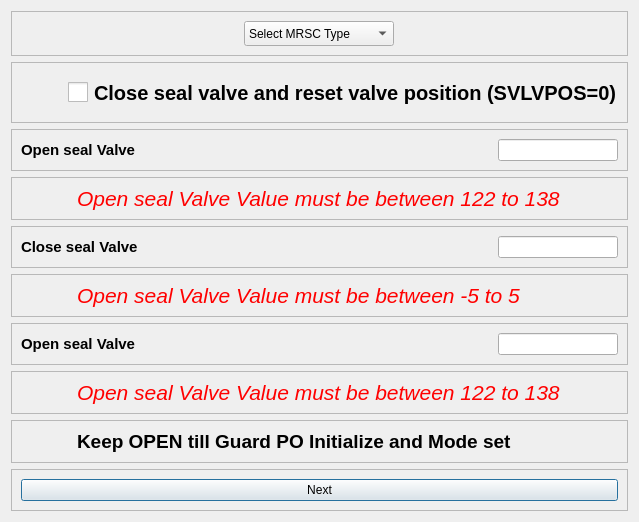
<?xml version="1.0" encoding="UTF-8"?>
<ui version="4.0">
 <class>Dialog</class>
 <widget class="QDialog" name="Dialog">
  <property name="geometry">
   <rect>
    <x>0</x>
    <y>0</y>
    <width>617</width>
    <height>517</height>
   </rect>
  </property>
  <property name="windowTitle">
   <string>Dialog</string>
  </property>
  <layout class="QVBoxLayout" name="verticalLayout">
   <item>
    <widget class="QFrame" name="frame_4">
     <property name="frameShape">
      <enum>QFrame::Shape::StyledPanel</enum>
     </property>
     <property name="frameShadow">
      <enum>QFrame::Shadow::Raised</enum>
     </property>
     <layout class="QHBoxLayout" name="horizontalLayout_4">
      <item>
       <widget class="QComboBox" name="comboBox">
        <property name="minimumSize">
         <size>
          <width>150</width>
          <height>25</height>
         </size>
        </property>
        <property name="maximumSize">
         <size>
          <width>150</width>
          <height>25</height>
         </size>
        </property>
        <item>
         <property name="text">
          <string>Select MRSC Type</string>
         </property>
        </item>
        <item>
         <property name="text">
          <string>Low Shock</string>
         </property>
        </item>
        <item>
         <property name="text">
          <string>Water Receptacle</string>
         </property>
        </item>
        <item>
         <property name="text">
          <string>Exit Port</string>
         </property>
        </item>
       </widget>
      </item>
     </layout>
    </widget>
   </item>
   <item>
    <widget class="QFrame" name="frame_5">
     <property name="frameShape">
      <enum>QFrame::Shape::StyledPanel</enum>
     </property>
     <property name="frameShadow">
      <enum>QFrame::Shadow::Raised</enum>
     </property>
     <layout class="QHBoxLayout" name="horizontalLayout_5">
      <item>
       <widget class="QLabel" name="label_23">
        <property name="minimumSize">
         <size>
          <width>41</width>
          <height>41</height>
         </size>
        </property>
        <property name="maximumSize">
         <size>
          <width>41</width>
          <height>41</height>
         </size>
        </property>
        <property name="text">
         <string/>
        </property>
        <property name="pixmap">
         <pixmap resource="../../Images.qrc">:/Icons/Icons/risk-icon.png</pixmap>
        </property>
        <property name="scaledContents">
         <bool>true</bool>
        </property>
       </widget>
      </item>
      <item>
       <widget class="QCheckBox" name="checkBox_1">
        <property name="enabled">
         <bool>true</bool>
        </property>
        <property name="styleSheet">
         <string notr="true">QCheckBox {
    font-size: 20px; /* Larger text */
	font-weight: bold;
}
QCheckBox::indicator {
    width: 20px; /* Larger checkbox square */
    height: 20px; /* Larger checkbox square */
}</string>
        </property>
        <property name="text">
         <string>Close seal valve and reset valve position (SVLVPOS=0)</string>
        </property>
       </widget>
      </item>
     </layout>
    </widget>
   </item>
   <item>
    <widget class="QFrame" name="frame">
     <property name="frameShape">
      <enum>QFrame::Shape::StyledPanel</enum>
     </property>
     <property name="frameShadow">
      <enum>QFrame::Shadow::Raised</enum>
     </property>
     <layout class="QHBoxLayout" name="horizontalLayout">
      <item>
       <widget class="QLabel" name="label_9">
        <property name="text">
         <string>&lt;html&gt;&lt;head/&gt;&lt;body&gt;&lt;p&gt;&lt;span style=&quot; font-size:11pt; font-weight:700;&quot;&gt;Open seal Valve&lt;/span&gt;&lt;/p&gt;&lt;/body&gt;&lt;/html&gt;</string>
        </property>
       </widget>
      </item>
      <item>
       <widget class="QLineEdit" name="lineEdit_6">
        <property name="minimumSize">
         <size>
          <width>0</width>
          <height>0</height>
         </size>
        </property>
        <property name="maximumSize">
         <size>
          <width>120</width>
          <height>16777215</height>
         </size>
        </property>
       </widget>
      </item>
     </layout>
    </widget>
   </item>
   <item>
    <widget class="QFrame" name="frame_15">
     <property name="frameShape">
      <enum>QFrame::Shape::StyledPanel</enum>
     </property>
     <property name="frameShadow">
      <enum>QFrame::Shadow::Raised</enum>
     </property>
     <layout class="QHBoxLayout" name="horizontalLayout_16">
      <property name="spacing">
       <number>15</number>
      </property>
      <property name="topMargin">
       <number>0</number>
      </property>
      <property name="bottomMargin">
       <number>0</number>
      </property>
      <item>
       <widget class="QLabel" name="label_17">
        <property name="minimumSize">
         <size>
          <width>41</width>
          <height>41</height>
         </size>
        </property>
        <property name="maximumSize">
         <size>
          <width>41</width>
          <height>41</height>
         </size>
        </property>
        <property name="text">
         <string/>
        </property>
        <property name="pixmap">
         <pixmap resource="../../Images.qrc">:/Icons/Icons/risk-icon.png</pixmap>
        </property>
        <property name="scaledContents">
         <bool>true</bool>
        </property>
       </widget>
      </item>
      <item>
       <widget class="QLabel" name="label_18">
        <property name="text">
         <string>&lt;html&gt;&lt;head/&gt;&lt;body&gt;&lt;p&gt;&lt;span style=&quot; font-size:16pt; font-style:italic; color:#ff0000;&quot;&gt;Open seal Valve Value must be between 122 to 138&lt;/span&gt;&lt;/p&gt;&lt;/body&gt;&lt;/html&gt;</string>
        </property>
       </widget>
      </item>
     </layout>
    </widget>
   </item>
   <item>
    <widget class="QFrame" name="frame_2">
     <property name="frameShape">
      <enum>QFrame::Shape::StyledPanel</enum>
     </property>
     <property name="frameShadow">
      <enum>QFrame::Shadow::Raised</enum>
     </property>
     <layout class="QHBoxLayout" name="horizontalLayout_2">
      <item>
       <widget class="QLabel" name="label_10">
        <property name="text">
         <string>&lt;html&gt;&lt;head/&gt;&lt;body&gt;&lt;p&gt;&lt;span style=&quot; font-size:11pt; font-weight:700;&quot;&gt;Close seal Valve&lt;/span&gt;&lt;/p&gt;&lt;/body&gt;&lt;/html&gt;</string>
        </property>
       </widget>
      </item>
      <item>
       <widget class="QLineEdit" name="lineEdit_7">
        <property name="minimumSize">
         <size>
          <width>0</width>
          <height>0</height>
         </size>
        </property>
        <property name="maximumSize">
         <size>
          <width>120</width>
          <height>16777215</height>
         </size>
        </property>
       </widget>
      </item>
     </layout>
    </widget>
   </item>
   <item>
    <widget class="QFrame" name="frame_16">
     <property name="frameShape">
      <enum>QFrame::Shape::StyledPanel</enum>
     </property>
     <property name="frameShadow">
      <enum>QFrame::Shadow::Raised</enum>
     </property>
     <layout class="QHBoxLayout" name="horizontalLayout_17">
      <property name="spacing">
       <number>15</number>
      </property>
      <property name="topMargin">
       <number>0</number>
      </property>
      <property name="bottomMargin">
       <number>0</number>
      </property>
      <item>
       <widget class="QLabel" name="label_19">
        <property name="minimumSize">
         <size>
          <width>41</width>
          <height>41</height>
         </size>
        </property>
        <property name="maximumSize">
         <size>
          <width>41</width>
          <height>41</height>
         </size>
        </property>
        <property name="text">
         <string/>
        </property>
        <property name="pixmap">
         <pixmap resource="../../Images.qrc">:/Icons/Icons/risk-icon.png</pixmap>
        </property>
        <property name="scaledContents">
         <bool>true</bool>
        </property>
       </widget>
      </item>
      <item>
       <widget class="QLabel" name="label_20">
        <property name="text">
         <string>&lt;html&gt;&lt;head/&gt;&lt;body&gt;&lt;p&gt;&lt;span style=&quot; font-size:16pt; font-style:italic; color:#ff0000;&quot;&gt;Open seal Valve Value must be between -5 to 5&lt;/span&gt;&lt;/p&gt;&lt;/body&gt;&lt;/html&gt;</string>
        </property>
       </widget>
      </item>
     </layout>
    </widget>
   </item>
   <item>
    <widget class="QFrame" name="frame_3">
     <property name="frameShape">
      <enum>QFrame::Shape::StyledPanel</enum>
     </property>
     <property name="frameShadow">
      <enum>QFrame::Shadow::Raised</enum>
     </property>
     <layout class="QHBoxLayout" name="horizontalLayout_3">
      <item>
       <widget class="QLabel" name="label_11">
        <property name="text">
         <string>&lt;html&gt;&lt;head/&gt;&lt;body&gt;&lt;p&gt;&lt;span style=&quot; font-size:11pt; font-weight:700;&quot;&gt;Open seal Valve&lt;/span&gt;&lt;/p&gt;&lt;/body&gt;&lt;/html&gt;</string>
        </property>
       </widget>
      </item>
      <item>
       <widget class="QLineEdit" name="lineEdit_8">
        <property name="minimumSize">
         <size>
          <width>0</width>
          <height>0</height>
         </size>
        </property>
        <property name="maximumSize">
         <size>
          <width>120</width>
          <height>16777215</height>
         </size>
        </property>
       </widget>
      </item>
     </layout>
    </widget>
   </item>
   <item>
    <widget class="QFrame" name="frame_17">
     <property name="frameShape">
      <enum>QFrame::Shape::StyledPanel</enum>
     </property>
     <property name="frameShadow">
      <enum>QFrame::Shadow::Raised</enum>
     </property>
     <layout class="QHBoxLayout" name="horizontalLayout_18">
      <property name="spacing">
       <number>15</number>
      </property>
      <property name="topMargin">
       <number>0</number>
      </property>
      <property name="bottomMargin">
       <number>0</number>
      </property>
      <item>
       <widget class="QLabel" name="label_21">
        <property name="minimumSize">
         <size>
          <width>41</width>
          <height>41</height>
         </size>
        </property>
        <property name="maximumSize">
         <size>
          <width>41</width>
          <height>41</height>
         </size>
        </property>
        <property name="text">
         <string/>
        </property>
        <property name="pixmap">
         <pixmap resource="../../Images.qrc">:/Icons/Icons/risk-icon.png</pixmap>
        </property>
        <property name="scaledContents">
         <bool>true</bool>
        </property>
       </widget>
      </item>
      <item>
       <widget class="QLabel" name="label_22">
        <property name="text">
         <string>&lt;html&gt;&lt;head/&gt;&lt;body&gt;&lt;p&gt;&lt;span style=&quot; font-size:16pt; font-style:italic; color:#ff0000;&quot;&gt;Open seal Valve Value must be between 122 to 138&lt;/span&gt;&lt;/p&gt;&lt;/body&gt;&lt;/html&gt;</string>
        </property>
       </widget>
      </item>
     </layout>
    </widget>
   </item>
   <item>
    <widget class="QFrame" name="frame_14">
     <property name="frameShape">
      <enum>QFrame::Shape::StyledPanel</enum>
     </property>
     <property name="frameShadow">
      <enum>QFrame::Shadow::Raised</enum>
     </property>
     <layout class="QHBoxLayout" name="horizontalLayout_15">
      <property name="spacing">
       <number>15</number>
      </property>
      <property name="topMargin">
       <number>0</number>
      </property>
      <property name="bottomMargin">
       <number>0</number>
      </property>
      <item>
       <widget class="QLabel" name="label_15">
        <property name="minimumSize">
         <size>
          <width>41</width>
          <height>41</height>
         </size>
        </property>
        <property name="maximumSize">
         <size>
          <width>41</width>
          <height>41</height>
         </size>
        </property>
        <property name="text">
         <string/>
        </property>
        <property name="pixmap">
         <pixmap resource="../../Images.qrc">:/Icons/Icons/risk-icon.png</pixmap>
        </property>
        <property name="scaledContents">
         <bool>true</bool>
        </property>
       </widget>
      </item>
      <item>
       <widget class="QLabel" name="label_16">
        <property name="text">
         <string>&lt;html&gt;&lt;head/&gt;&lt;body&gt;&lt;p&gt;&lt;span style=&quot; font-size:14pt; font-weight:700;&quot;&gt;Keep OPEN till Guard PO Initialize and Mode set&lt;/span&gt;&lt;/p&gt;&lt;/body&gt;&lt;/html&gt;</string>
        </property>
       </widget>
      </item>
     </layout>
    </widget>
   </item>
   <item>
    <widget class="QFrame" name="frame_28">
     <property name="frameShape">
      <enum>QFrame::Shape::StyledPanel</enum>
     </property>
     <property name="frameShadow">
      <enum>QFrame::Shadow::Raised</enum>
     </property>
     <layout class="QVBoxLayout" name="verticalLayout_4">
      <item>
       <widget class="QPushButton" name="pushButton">
        <property name="text">
         <string>Next</string>
        </property>
       </widget>
      </item>
     </layout>
    </widget>
   </item>
  </layout>
 </widget>
 <resources>
  <include location="../../Images.qrc"/>
 </resources>
 <connections/>
</ui>
